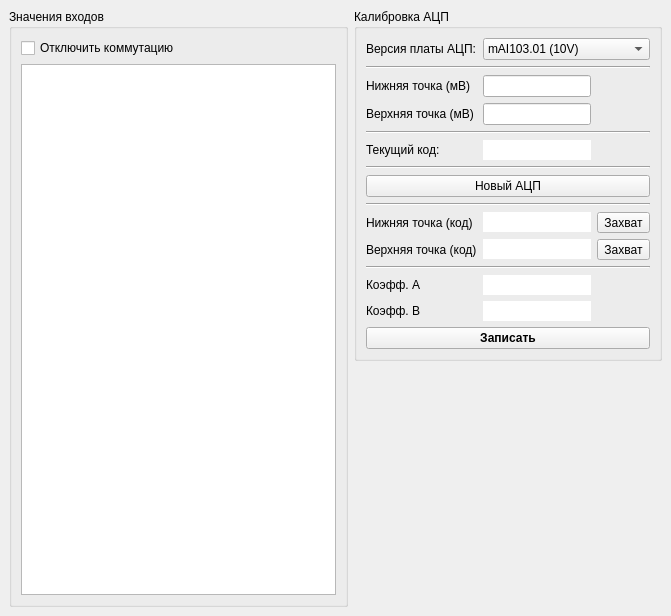
<ui version="4.0" >
 <class>MainWindow</class>
 <widget class="QMainWindow" name="MainWindow" >
  <property name="geometry" >
   <rect>
    <x>0</x>
    <y>0</y>
    <width>671</width>
    <height>616</height>
   </rect>
  </property>
  <property name="windowTitle" >
   <string>MainWindow</string>
  </property>
  <widget class="QWidget" name="centralwidget" >
   <layout class="QHBoxLayout" >
    <item>
     <widget class="QGroupBox" name="groupBox" >
      <property name="sizePolicy" >
       <sizepolicy vsizetype="Preferred" hsizetype="Expanding" >
        <horstretch>0</horstretch>
        <verstretch>0</verstretch>
       </sizepolicy>
      </property>
      <property name="title" >
       <string>Значения входов</string>
      </property>
      <layout class="QVBoxLayout" >
       <item>
        <widget class="QCheckBox" name="checkBox" >
         <property name="text" >
          <string>Отключить коммутацию</string>
         </property>
        </widget>
       </item>
       <item>
        <widget class="QTableWidget" name="tw_inputs" >
         <property name="focusPolicy" >
          <enum>Qt::NoFocus</enum>
         </property>
        </widget>
       </item>
      </layout>
     </widget>
    </item>
    <item>
     <layout class="QVBoxLayout" >
      <item>
       <widget class="QGroupBox" name="groupBox_2" >
        <property name="sizePolicy" >
         <sizepolicy vsizetype="Preferred" hsizetype="Maximum" >
          <horstretch>0</horstretch>
          <verstretch>0</verstretch>
         </sizepolicy>
        </property>
        <property name="title" >
         <string>Калибровка АЦП</string>
        </property>
        <layout class="QGridLayout" >
         <item row="0" column="0" >
          <widget class="QLabel" name="label_2" >
           <property name="text" >
            <string>Версия платы АЦП:</string>
           </property>
          </widget>
         </item>
         <item row="0" column="1" colspan="2" >
          <widget class="QComboBox" name="cb_adc_version" >
           <item>
            <property name="text" >
             <string>mAI103.01 (10V)</string>
            </property>
           </item>
          </widget>
         </item>
         <item row="1" column="0" colspan="3" >
          <widget class="Line" name="line_6" >
           <property name="orientation" >
            <enum>Qt::Horizontal</enum>
           </property>
          </widget>
         </item>
         <item row="2" column="0" >
          <widget class="QLabel" name="label" >
           <property name="text" >
            <string>Нижняя точка (мВ)</string>
           </property>
          </widget>
         </item>
         <item row="2" column="1" >
          <widget class="QLineEdit" name="le_p1_mv" />
         </item>
         <item row="3" column="0" >
          <widget class="QLabel" name="label_4" >
           <property name="text" >
            <string>Верхняя точка (мВ)</string>
           </property>
          </widget>
         </item>
         <item row="3" column="1" >
          <widget class="QLineEdit" name="le_p2_mv" />
         </item>
         <item row="4" column="0" colspan="3" >
          <widget class="Line" name="line_7" >
           <property name="orientation" >
            <enum>Qt::Horizontal</enum>
           </property>
          </widget>
         </item>
         <item row="5" column="0" >
          <widget class="QLabel" name="label_12" >
           <property name="text" >
            <string>Текущий код:</string>
           </property>
          </widget>
         </item>
         <item row="5" column="1" >
          <widget class="QLineEdit" name="le_current_code" >
           <property name="styleSheet" >
            <string/>
           </property>
           <property name="frame" >
            <bool>false</bool>
           </property>
           <property name="readOnly" >
            <bool>true</bool>
           </property>
          </widget>
         </item>
         <item row="6" column="0" colspan="3" >
          <widget class="Line" name="line" >
           <property name="orientation" >
            <enum>Qt::Horizontal</enum>
           </property>
          </widget>
         </item>
         <item row="7" column="0" colspan="3" >
          <widget class="QPushButton" name="pb_adc_clear" >
           <property name="text" >
            <string>Новый АЦП</string>
           </property>
          </widget>
         </item>
         <item row="8" column="0" colspan="3" >
          <widget class="Line" name="line_3" >
           <property name="orientation" >
            <enum>Qt::Horizontal</enum>
           </property>
          </widget>
         </item>
         <item row="9" column="0" >
          <widget class="QLabel" name="label_3" >
           <property name="text" >
            <string>Нижняя точка (код)</string>
           </property>
          </widget>
         </item>
         <item row="9" column="1" >
          <widget class="QLineEdit" name="le_p1_code" >
           <property name="styleSheet" >
            <string/>
           </property>
           <property name="frame" >
            <bool>false</bool>
           </property>
           <property name="readOnly" >
            <bool>true</bool>
           </property>
          </widget>
         </item>
         <item row="9" column="2" >
          <widget class="QToolButton" name="pb_zahvat1" >
           <property name="text" >
            <string>Захват</string>
           </property>
          </widget>
         </item>
         <item row="10" column="0" >
          <widget class="QLabel" name="label_5" >
           <property name="text" >
            <string>Верхняя точка (код)</string>
           </property>
          </widget>
         </item>
         <item row="10" column="1" >
          <widget class="QLineEdit" name="le_p2_code" >
           <property name="styleSheet" >
            <string/>
           </property>
           <property name="frame" >
            <bool>false</bool>
           </property>
           <property name="readOnly" >
            <bool>true</bool>
           </property>
          </widget>
         </item>
         <item row="10" column="2" >
          <widget class="QToolButton" name="pb_zahvat2" >
           <property name="text" >
            <string>Захват</string>
           </property>
          </widget>
         </item>
         <item row="11" column="0" colspan="3" >
          <widget class="Line" name="line_5" >
           <property name="orientation" >
            <enum>Qt::Horizontal</enum>
           </property>
          </widget>
         </item>
         <item row="12" column="0" >
          <widget class="QLabel" name="label_6" >
           <property name="text" >
            <string>Коэфф. A</string>
           </property>
          </widget>
         </item>
         <item row="12" column="1" >
          <widget class="QLineEdit" name="le_A" >
           <property name="styleSheet" >
            <string/>
           </property>
           <property name="frame" >
            <bool>false</bool>
           </property>
           <property name="readOnly" >
            <bool>true</bool>
           </property>
          </widget>
         </item>
         <item row="13" column="0" >
          <widget class="QLabel" name="label_7" >
           <property name="text" >
            <string>Коэфф. B</string>
           </property>
          </widget>
         </item>
         <item row="13" column="1" >
          <widget class="QLineEdit" name="le_B" >
           <property name="styleSheet" >
            <string/>
           </property>
           <property name="frame" >
            <bool>false</bool>
           </property>
           <property name="readOnly" >
            <bool>true</bool>
           </property>
          </widget>
         </item>
         <item row="14" column="0" colspan="3" >
          <widget class="QPushButton" name="pb_adc_write" >
           <property name="font" >
            <font>
             <weight>75</weight>
             <bold>true</bold>
            </font>
           </property>
           <property name="text" >
            <string>Записать</string>
           </property>
          </widget>
         </item>
        </layout>
       </widget>
      </item>
      <item>
       <widget class="QwtPlot" name="plot" >
        <property name="sizePolicy" >
         <sizepolicy vsizetype="Ignored" hsizetype="Ignored" >
          <horstretch>0</horstretch>
          <verstretch>0</verstretch>
         </sizepolicy>
        </property>
       </widget>
      </item>
     </layout>
    </item>
   </layout>
  </widget>
 </widget>
 <customwidgets>
  <customwidget>
   <class>QwtPlot</class>
   <extends>QFrame</extends>
   <header>qwt_plot.h</header>
   <container>1</container>
  </customwidget>
 </customwidgets>
 <tabstops>
  <tabstop>tw_inputs</tabstop>
  <tabstop>cb_adc_version</tabstop>
  <tabstop>le_p1_mv</tabstop>
  <tabstop>le_p2_mv</tabstop>
  <tabstop>le_current_code</tabstop>
  <tabstop>pb_adc_clear</tabstop>
  <tabstop>le_p1_code</tabstop>
  <tabstop>pb_zahvat1</tabstop>
  <tabstop>le_p2_code</tabstop>
  <tabstop>pb_zahvat2</tabstop>
  <tabstop>le_A</tabstop>
  <tabstop>le_B</tabstop>
  <tabstop>pb_adc_write</tabstop>
 </tabstops>
 <resources/>
 <connections/>
</ui>
